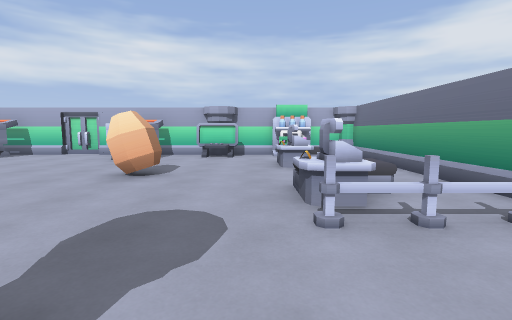
view 1 (above)

13 first-person views from a walk through a Godot game level. The camera is 1.4 m above the floor, tilts 6° down and sees 85° across. The floor is counted in squares, 1.37 m on a side. Each view is taken from the middle of a square. On the plan, view 1 faces up. The plan holds only what a view shows up to about 12 squares ahead; the rest is blank.

view 2
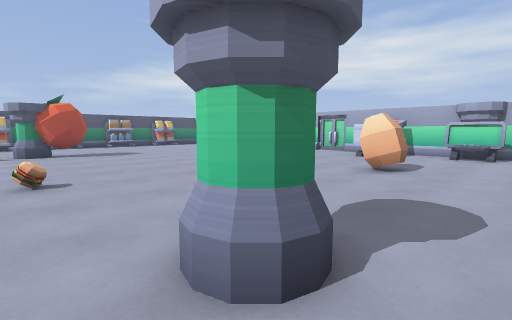

view 3
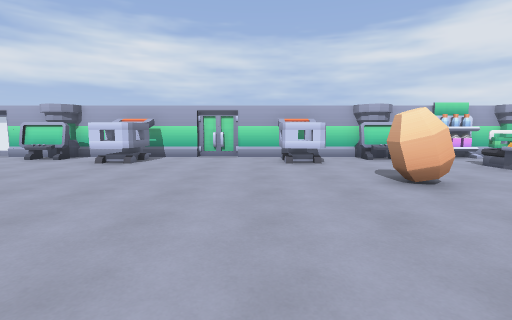

view 4
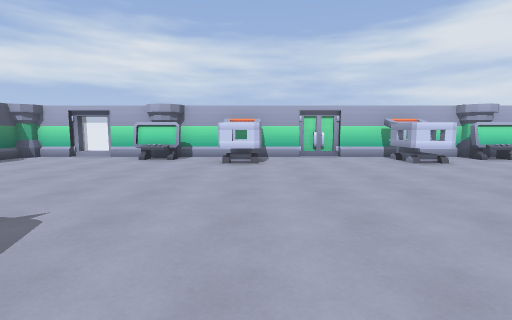

view 5
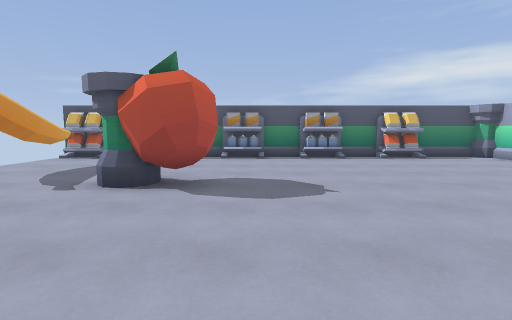

view 6
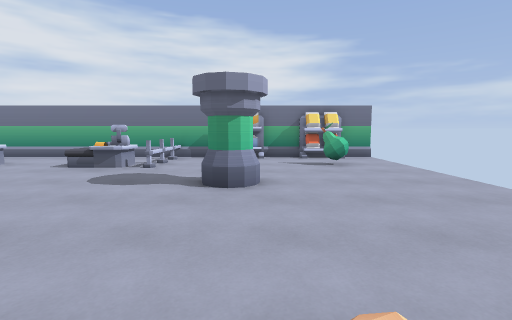

view 7
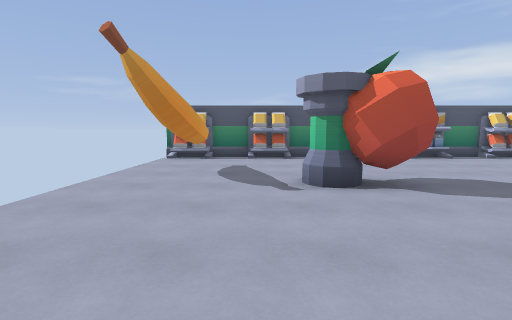

view 8
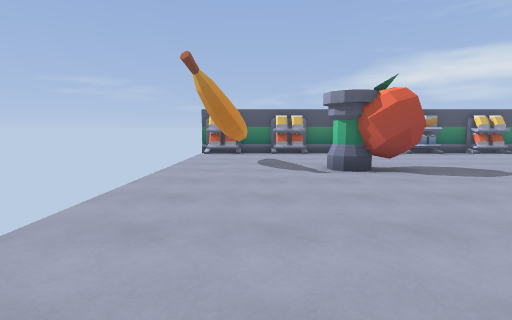

view 9
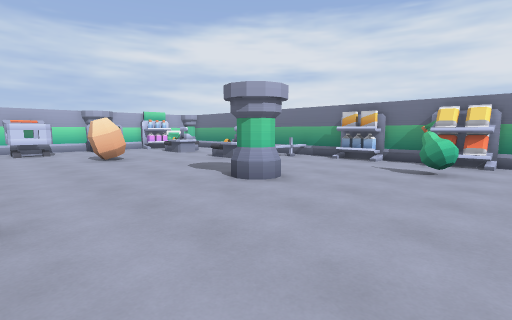

view 10
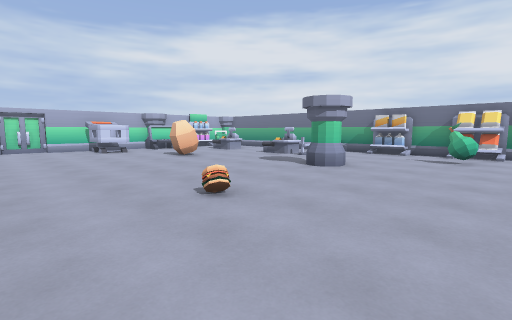

view 11
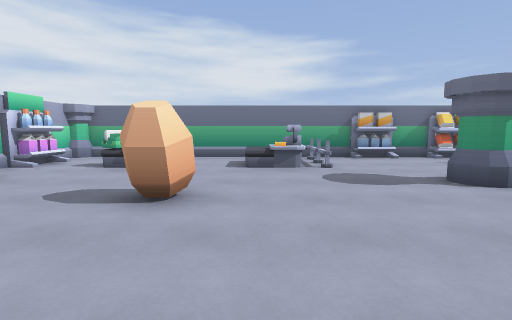

view 12
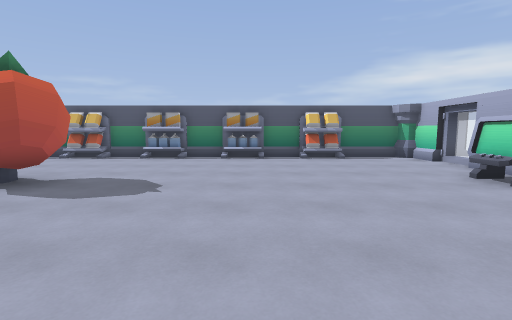

view 13
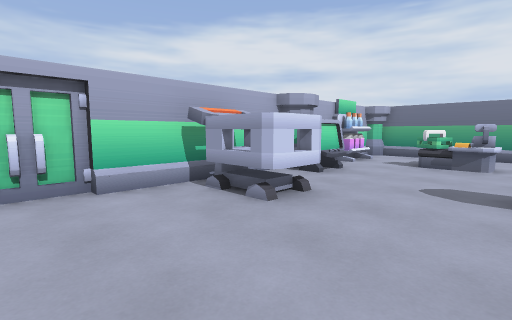

### Floor plan
Points are (right, up) in squares from view 1. A wall is a line through its corners. A room is listed if a view was taken in it or the views show most of it. See-through windows are left out.
Room 1 (views 1, 2, 3, 4, 5, 6, 7, 8, 9, 10, 11, 12, 13)
walls: (-2.9, 6) (-3.3, 6.3) (-3.3, 6.7) (-2.7, 7.1); (-2.9, 6) (-3.3, 6.2); (-3.3, 6.7) (-2.9, 7); (-2.3, 6.2) (-2.6, 6); (-2.3, 6.8) (-2.3, 6.2) (-2.8, 6.1); (-8.2, 12) (-13.1, 12); (-7.2, 12) (-7.7, 12); (-12.6, 10.9) (-14.4, 10.9); (-6.6, 12.3) (-8.4, 12.3); (-15.8, -2.3) (-14.9, -2.4); (-2.1, 10.5) (-2.1, 11.4); (-16.2, -2.4) (-15.4, -2.3) (-14.4, -2.5) (-14.2, -3.1); (0.9, -2.4) (1.6, -2.1); (1, -2.4) (1.5, -2); (-14, 12) (-15.7, 12); (-0.6, 10.9) (-2.4, 10.9); (-1.9, 12) (-6.7, 12); (-19, 1.6) (-19, 0.5); (-19, 4.5) (-19, 3.5); (-19, -1.4) (-19, -2.5); (-19, 7.5) (-19, 6.4); (4, 1.4) (4, 11.6); (0.5, 12) (-1, 12); (4, -1.6) (4, -0.4); (-17.1, 12.9) (-17.1, 12) (-18.6, 12); (-19, 11.6) (-19, 9.4); (4, -4.6) (4, -3.4); (3.6, 12) (2.4, 12)
low walls: (-2.8, 6.1) (-3.1, 6.2) (-3.1, 6.8); (-2.3, 6.2) (-2.6, 6); (-12.9, 11.4) (-12.9, 10.5) (-13.9, 10.5); (-1.1, 10.5) (-2.1, 10.5); (-13.9, 11.4) (-13.9, 10.8); (1.2, -2.6) (1.1, -2.3); (1.2, -2.6) (1.2, -2.2); (1.4, -2.9) (0.9, -2.4)
objects: column (-14, 0) to (-13, 0); apple (-14, 1) to (-13, 1); cart (-11, 10) to (-10, 11); other object (-6, 0); cart (-5, 10) to (-4, 11); column (-2, 0) to (-1, 1); fence (1, 3) to (2, 3); cash register (1, 4) to (2, 5); cash register (1, 8) to (2, 9); basket (1, 9); bottle (1, 12); other object (2, 12); other object (3, 3); bag (4, -3); bag (4, -2)

Positions as (right, up) in squares from view 1, and headings:
1: (0, 0), facing up
2: (0, -1), facing up-left
3: (-6, 1), facing up
4: (-10, 1), facing up
5: (-8, 3), facing left
6: (-7, 0), facing right
7: (-8, -1), facing left
8: (-6, -2), facing left
9: (-6, -4), facing up-right
10: (-9, -4), facing up-right
11: (-7, 5), facing right
12: (-8, 6), facing left
13: (-8, 7), facing up-right
